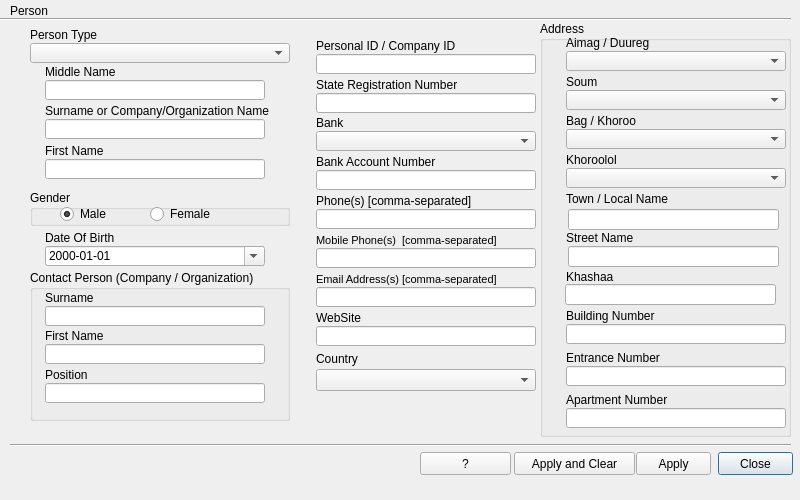
<?xml version="1.0" encoding="UTF-8"?>
<ui version="4.0">
 <class>PersonDialog</class>
 <widget class="QDialog" name="PersonDialog">
  <property name="geometry">
   <rect>
    <x>0</x>
    <y>0</y>
    <width>800</width>
    <height>500</height>
   </rect>
  </property>
  <property name="minimumSize">
   <size>
    <width>800</width>
    <height>500</height>
   </size>
  </property>
  <property name="maximumSize">
   <size>
    <width>800</width>
    <height>500</height>
   </size>
  </property>
  <property name="windowTitle">
   <string>Dialog</string>
  </property>
  <property name="windowIcon">
   <iconset resource="resources.qrc">
    <normaloff>:/plugins/lm2/person.png</normaloff>:/plugins/lm2/person.png</iconset>
  </property>
  <widget class="QLabel" name="label">
   <property name="geometry">
    <rect>
     <x>10</x>
     <y>3</y>
     <width>521</width>
     <height>16</height>
    </rect>
   </property>
   <property name="text">
    <string>Person</string>
   </property>
  </widget>
  <widget class="QLabel" name="label_2">
   <property name="geometry">
    <rect>
     <x>30</x>
     <y>27</y>
     <width>260</width>
     <height>16</height>
    </rect>
   </property>
   <property name="text">
    <string>Person Type</string>
   </property>
  </widget>
  <widget class="QComboBox" name="person_type_cbox">
   <property name="geometry">
    <rect>
     <x>30</x>
     <y>43</y>
     <width>260</width>
     <height>20</height>
    </rect>
   </property>
  </widget>
  <widget class="QLineEdit" name="personal_id_edit">
   <property name="geometry">
    <rect>
     <x>316</x>
     <y>54</y>
     <width>220</width>
     <height>20</height>
    </rect>
   </property>
   <property name="maxLength">
    <number>100</number>
   </property>
  </widget>
  <widget class="QGroupBox" name="groupBox">
   <property name="geometry">
    <rect>
     <x>540</x>
     <y>21</y>
     <width>251</width>
     <height>416</height>
    </rect>
   </property>
   <property name="title">
    <string>Address</string>
   </property>
   <widget class="QComboBox" name="aimag_cbox">
    <property name="geometry">
     <rect>
      <x>26</x>
      <y>30</y>
      <width>220</width>
      <height>20</height>
     </rect>
    </property>
   </widget>
   <widget class="QLabel" name="label_3">
    <property name="geometry">
     <rect>
      <x>26</x>
      <y>14</y>
      <width>220</width>
      <height>16</height>
     </rect>
    </property>
    <property name="text">
     <string>Aimag / Duureg</string>
    </property>
   </widget>
   <widget class="QLabel" name="label_4">
    <property name="geometry">
     <rect>
      <x>26</x>
      <y>53</y>
      <width>220</width>
      <height>16</height>
     </rect>
    </property>
    <property name="text">
     <string>Soum</string>
    </property>
   </widget>
   <widget class="QComboBox" name="soum_cbox">
    <property name="geometry">
     <rect>
      <x>26</x>
      <y>69</y>
      <width>220</width>
      <height>20</height>
     </rect>
    </property>
   </widget>
   <widget class="QComboBox" name="bag_cbox">
    <property name="geometry">
     <rect>
      <x>26</x>
      <y>108</y>
      <width>220</width>
      <height>20</height>
     </rect>
    </property>
   </widget>
   <widget class="QLabel" name="label_5">
    <property name="geometry">
     <rect>
      <x>26</x>
      <y>92</y>
      <width>220</width>
      <height>16</height>
     </rect>
    </property>
    <property name="text">
     <string>Bag / Khoroo</string>
    </property>
   </widget>
   <widget class="QComboBox" name="khoroolol_cbox">
    <property name="geometry">
     <rect>
      <x>26</x>
      <y>147</y>
      <width>220</width>
      <height>20</height>
     </rect>
    </property>
   </widget>
   <widget class="QLabel" name="label_6">
    <property name="geometry">
     <rect>
      <x>26</x>
      <y>131</y>
      <width>220</width>
      <height>16</height>
     </rect>
    </property>
    <property name="text">
     <string>Khoroolol</string>
    </property>
   </widget>
   <widget class="QLabel" name="town_cbox_l">
    <property name="geometry">
     <rect>
      <x>26</x>
      <y>170</y>
      <width>220</width>
      <height>16</height>
     </rect>
    </property>
    <property name="text">
     <string>Town / Local Name</string>
    </property>
   </widget>
   <widget class="QLabel" name="label_12">
    <property name="geometry">
     <rect>
      <x>26</x>
      <y>209</y>
      <width>220</width>
      <height>16</height>
     </rect>
    </property>
    <property name="text">
     <string>Street Name</string>
    </property>
   </widget>
   <widget class="QLabel" name="label_19">
    <property name="geometry">
     <rect>
      <x>26</x>
      <y>248</y>
      <width>220</width>
      <height>16</height>
     </rect>
    </property>
    <property name="text">
     <string>Khashaa</string>
    </property>
   </widget>
   <widget class="QLabel" name="label_27">
    <property name="geometry">
     <rect>
      <x>26</x>
      <y>287</y>
      <width>220</width>
      <height>16</height>
     </rect>
    </property>
    <property name="text">
     <string>Building Number</string>
    </property>
   </widget>
   <widget class="QLineEdit" name="building_edit">
    <property name="geometry">
     <rect>
      <x>26</x>
      <y>303</y>
      <width>220</width>
      <height>20</height>
     </rect>
    </property>
   </widget>
   <widget class="QLineEdit" name="entrance_edit">
    <property name="geometry">
     <rect>
      <x>26</x>
      <y>345</y>
      <width>220</width>
      <height>20</height>
     </rect>
    </property>
    <property name="text">
     <string/>
    </property>
   </widget>
   <widget class="QLabel" name="label_28">
    <property name="geometry">
     <rect>
      <x>26</x>
      <y>329</y>
      <width>220</width>
      <height>16</height>
     </rect>
    </property>
    <property name="text">
     <string>Entrance Number</string>
    </property>
   </widget>
   <widget class="QLineEdit" name="apartment_edit">
    <property name="geometry">
     <rect>
      <x>26</x>
      <y>387</y>
      <width>220</width>
      <height>20</height>
     </rect>
    </property>
   </widget>
   <widget class="QLabel" name="label_29">
    <property name="geometry">
     <rect>
      <x>26</x>
      <y>371</y>
      <width>220</width>
      <height>16</height>
     </rect>
    </property>
    <property name="text">
     <string>Apartment Number</string>
    </property>
   </widget>
   <widget class="QLineEdit" name="street_name_edit">
    <property name="geometry">
     <rect>
      <x>28</x>
      <y>225</y>
      <width>211</width>
      <height>21</height>
     </rect>
    </property>
   </widget>
   <widget class="QLineEdit" name="town_edit">
    <property name="geometry">
     <rect>
      <x>28</x>
      <y>188</y>
      <width>211</width>
      <height>21</height>
     </rect>
    </property>
   </widget>
   <widget class="QLineEdit" name="khashaa_edit">
    <property name="geometry">
     <rect>
      <x>25</x>
      <y>263</y>
      <width>211</width>
      <height>21</height>
     </rect>
    </property>
   </widget>
  </widget>
  <widget class="QPushButton" name="close_button">
   <property name="geometry">
    <rect>
     <x>718</x>
     <y>452</y>
     <width>75</width>
     <height>23</height>
    </rect>
   </property>
   <property name="text">
    <string>Close</string>
   </property>
  </widget>
  <widget class="QPushButton" name="apply_button">
   <property name="geometry">
    <rect>
     <x>636</x>
     <y>452</y>
     <width>75</width>
     <height>23</height>
    </rect>
   </property>
   <property name="text">
    <string>Apply</string>
   </property>
  </widget>
  <widget class="QPushButton" name="help_button">
   <property name="geometry">
    <rect>
     <x>420</x>
     <y>452</y>
     <width>91</width>
     <height>23</height>
    </rect>
   </property>
   <property name="text">
    <string>?</string>
   </property>
  </widget>
  <widget class="QLabel" name="label_30">
   <property name="geometry">
    <rect>
     <x>316</x>
     <y>38</y>
     <width>220</width>
     <height>16</height>
    </rect>
   </property>
   <property name="text">
    <string>Personal ID / Company ID</string>
   </property>
  </widget>
  <widget class="QLineEdit" name="state_register_edit">
   <property name="geometry">
    <rect>
     <x>316</x>
     <y>93</y>
     <width>220</width>
     <height>20</height>
    </rect>
   </property>
   <property name="maxLength">
    <number>10</number>
   </property>
  </widget>
  <widget class="QLabel" name="label_31">
   <property name="geometry">
    <rect>
     <x>316</x>
     <y>77</y>
     <width>220</width>
     <height>16</height>
    </rect>
   </property>
   <property name="text">
    <string>State Registration Number</string>
   </property>
  </widget>
  <widget class="QLabel" name="label_32">
   <property name="geometry">
    <rect>
     <x>316</x>
     <y>115</y>
     <width>220</width>
     <height>16</height>
    </rect>
   </property>
   <property name="text">
    <string>Bank</string>
   </property>
  </widget>
  <widget class="QComboBox" name="bank_cbox">
   <property name="geometry">
    <rect>
     <x>316</x>
     <y>131</y>
     <width>220</width>
     <height>20</height>
    </rect>
   </property>
  </widget>
  <widget class="QLabel" name="account_label">
   <property name="geometry">
    <rect>
     <x>316</x>
     <y>154</y>
     <width>220</width>
     <height>16</height>
    </rect>
   </property>
   <property name="text">
    <string>Bank Account Number</string>
   </property>
  </widget>
  <widget class="QLineEdit" name="account_edit">
   <property name="geometry">
    <rect>
     <x>316</x>
     <y>170</y>
     <width>220</width>
     <height>20</height>
    </rect>
   </property>
  </widget>
  <widget class="QLabel" name="phone_label">
   <property name="geometry">
    <rect>
     <x>316</x>
     <y>193</y>
     <width>220</width>
     <height>16</height>
    </rect>
   </property>
   <property name="text">
    <string>Phone(s) [comma-separated]</string>
   </property>
  </widget>
  <widget class="QLineEdit" name="phone_edit">
   <property name="geometry">
    <rect>
     <x>316</x>
     <y>209</y>
     <width>220</width>
     <height>20</height>
    </rect>
   </property>
  </widget>
  <widget class="QLabel" name="label_35">
   <property name="geometry">
    <rect>
     <x>316</x>
     <y>232</y>
     <width>220</width>
     <height>16</height>
    </rect>
   </property>
   <property name="font">
    <font>
     <family>MS Shell Dlg 2</family>
     <pointsize>8</pointsize>
    </font>
   </property>
   <property name="text">
    <string>Mobile Phone(s)  [comma-separated]</string>
   </property>
  </widget>
  <widget class="QLineEdit" name="mobile_phone_edit">
   <property name="geometry">
    <rect>
     <x>316</x>
     <y>248</y>
     <width>220</width>
     <height>20</height>
    </rect>
   </property>
  </widget>
  <widget class="QLineEdit" name="email_edit">
   <property name="geometry">
    <rect>
     <x>316</x>
     <y>287</y>
     <width>220</width>
     <height>20</height>
    </rect>
   </property>
  </widget>
  <widget class="QLabel" name="label_36">
   <property name="geometry">
    <rect>
     <x>316</x>
     <y>271</y>
     <width>220</width>
     <height>16</height>
    </rect>
   </property>
   <property name="font">
    <font>
     <family>MS Shell Dlg 2</family>
     <pointsize>8</pointsize>
    </font>
   </property>
   <property name="text">
    <string>Email Address(s) [comma-separated]</string>
   </property>
  </widget>
  <widget class="QLineEdit" name="website_edit">
   <property name="geometry">
    <rect>
     <x>316</x>
     <y>326</y>
     <width>220</width>
     <height>20</height>
    </rect>
   </property>
  </widget>
  <widget class="QLabel" name="label_37">
   <property name="geometry">
    <rect>
     <x>316</x>
     <y>310</y>
     <width>220</width>
     <height>16</height>
    </rect>
   </property>
   <property name="text">
    <string>WebSite</string>
   </property>
  </widget>
  <widget class="Line" name="line">
   <property name="geometry">
    <rect>
     <x>0</x>
     <y>11</y>
     <width>791</width>
     <height>16</height>
    </rect>
   </property>
   <property name="orientation">
    <enum>Qt::Horizontal</enum>
   </property>
  </widget>
  <widget class="Line" name="line_2">
   <property name="geometry">
    <rect>
     <x>10</x>
     <y>437</y>
     <width>781</width>
     <height>16</height>
    </rect>
   </property>
   <property name="orientation">
    <enum>Qt::Horizontal</enum>
   </property>
  </widget>
  <widget class="QLineEdit" name="middle_name_edit">
   <property name="geometry">
    <rect>
     <x>45</x>
     <y>80</y>
     <width>220</width>
     <height>20</height>
    </rect>
   </property>
  </widget>
  <widget class="QLabel" name="label_39">
   <property name="geometry">
    <rect>
     <x>45</x>
     <y>64</y>
     <width>220</width>
     <height>16</height>
    </rect>
   </property>
   <property name="text">
    <string>Middle Name</string>
   </property>
  </widget>
  <widget class="QLabel" name="label_40">
   <property name="geometry">
    <rect>
     <x>45</x>
     <y>143</y>
     <width>220</width>
     <height>16</height>
    </rect>
   </property>
   <property name="text">
    <string>First Name</string>
   </property>
  </widget>
  <widget class="QLineEdit" name="first_name_edit">
   <property name="geometry">
    <rect>
     <x>45</x>
     <y>159</y>
     <width>220</width>
     <height>20</height>
    </rect>
   </property>
  </widget>
  <widget class="QGroupBox" name="groupBox_2">
   <property name="geometry">
    <rect>
     <x>30</x>
     <y>190</y>
     <width>260</width>
     <height>36</height>
    </rect>
   </property>
   <property name="title">
    <string>Gender</string>
   </property>
   <widget class="QRadioButton" name="male_rbutton">
    <property name="geometry">
     <rect>
      <x>30</x>
      <y>14</y>
      <width>91</width>
      <height>20</height>
     </rect>
    </property>
    <property name="text">
     <string>Male</string>
    </property>
    <property name="checked">
     <bool>true</bool>
    </property>
   </widget>
   <widget class="QRadioButton" name="female_rbutton">
    <property name="geometry">
     <rect>
      <x>120</x>
      <y>14</y>
      <width>69</width>
      <height>20</height>
     </rect>
    </property>
    <property name="text">
     <string>Female</string>
    </property>
   </widget>
  </widget>
  <widget class="QLabel" name="label_41">
   <property name="geometry">
    <rect>
     <x>45</x>
     <y>230</y>
     <width>220</width>
     <height>16</height>
    </rect>
   </property>
   <property name="text">
    <string>Date Of Birth</string>
   </property>
  </widget>
  <widget class="QDateEdit" name="date_of_birth_date">
   <property name="geometry">
    <rect>
     <x>45</x>
     <y>246</y>
     <width>220</width>
     <height>20</height>
    </rect>
   </property>
   <property name="locale">
    <locale language="Mongolian" country="Mongolia"/>
   </property>
   <property name="displayFormat">
    <string notr="true">yyyy-MM-dd</string>
   </property>
   <property name="calendarPopup">
    <bool>true</bool>
   </property>
  </widget>
  <widget class="QGroupBox" name="contact_person_group_box">
   <property name="enabled">
    <bool>true</bool>
   </property>
   <property name="geometry">
    <rect>
     <x>30</x>
     <y>270</y>
     <width>260</width>
     <height>151</height>
    </rect>
   </property>
   <property name="title">
    <string>Contact Person (Company / Organization)</string>
   </property>
   <widget class="QLabel" name="contact_surname_label">
    <property name="geometry">
     <rect>
      <x>15</x>
      <y>20</y>
      <width>220</width>
      <height>16</height>
     </rect>
    </property>
    <property name="text">
     <string>Surname</string>
    </property>
   </widget>
   <widget class="QLabel" name="label_43">
    <property name="geometry">
     <rect>
      <x>15</x>
      <y>97</y>
      <width>220</width>
      <height>16</height>
     </rect>
    </property>
    <property name="text">
     <string>Position</string>
    </property>
   </widget>
   <widget class="QLineEdit" name="contact_surname_edit">
    <property name="geometry">
     <rect>
      <x>15</x>
      <y>36</y>
      <width>220</width>
      <height>20</height>
     </rect>
    </property>
   </widget>
   <widget class="QLineEdit" name="contact_position_edit">
    <property name="geometry">
     <rect>
      <x>15</x>
      <y>113</y>
      <width>220</width>
      <height>20</height>
     </rect>
    </property>
   </widget>
   <widget class="QLabel" name="label_44">
    <property name="geometry">
     <rect>
      <x>15</x>
      <y>58</y>
      <width>220</width>
      <height>16</height>
     </rect>
    </property>
    <property name="text">
     <string>First Name</string>
    </property>
   </widget>
   <widget class="QLineEdit" name="contact_first_name_edit">
    <property name="geometry">
     <rect>
      <x>15</x>
      <y>74</y>
      <width>220</width>
      <height>20</height>
     </rect>
    </property>
   </widget>
  </widget>
  <widget class="QLabel" name="error_label">
   <property name="geometry">
    <rect>
     <x>30</x>
     <y>450</y>
     <width>391</width>
     <height>41</height>
    </rect>
   </property>
   <property name="text">
    <string/>
   </property>
   <property name="wordWrap">
    <bool>true</bool>
   </property>
  </widget>
  <widget class="QLabel" name="status_label">
   <property name="geometry">
    <rect>
     <x>30</x>
     <y>460</y>
     <width>211</width>
     <height>20</height>
    </rect>
   </property>
   <property name="text">
    <string/>
   </property>
  </widget>
  <widget class="QPushButton" name="apply_clear_button">
   <property name="geometry">
    <rect>
     <x>514</x>
     <y>452</y>
     <width>121</width>
     <height>23</height>
    </rect>
   </property>
   <property name="text">
    <string>Apply and Clear</string>
   </property>
  </widget>
  <widget class="QLineEdit" name="surname_company_edit">
   <property name="geometry">
    <rect>
     <x>45</x>
     <y>119</y>
     <width>220</width>
     <height>20</height>
    </rect>
   </property>
   <property name="inputMask">
    <string/>
   </property>
  </widget>
  <widget class="QLabel" name="label_38">
   <property name="geometry">
    <rect>
     <x>45</x>
     <y>103</y>
     <width>239</width>
     <height>16</height>
    </rect>
   </property>
   <property name="text">
    <string>Surname or Company/Organization Name</string>
   </property>
  </widget>
  <widget class="QComboBox" name="country_cbox">
   <property name="geometry">
    <rect>
     <x>316</x>
     <y>369</y>
     <width>220</width>
     <height>22</height>
    </rect>
   </property>
  </widget>
  <widget class="QLabel" name="label_7">
   <property name="geometry">
    <rect>
     <x>316</x>
     <y>351</y>
     <width>211</width>
     <height>16</height>
    </rect>
   </property>
   <property name="text">
    <string>Country</string>
   </property>
  </widget>
  <zorder>error_label</zorder>
  <zorder>label</zorder>
  <zorder>label_2</zorder>
  <zorder>person_type_cbox</zorder>
  <zorder>personal_id_edit</zorder>
  <zorder>groupBox</zorder>
  <zorder>close_button</zorder>
  <zorder>apply_button</zorder>
  <zorder>help_button</zorder>
  <zorder>label_30</zorder>
  <zorder>state_register_edit</zorder>
  <zorder>label_31</zorder>
  <zorder>label_32</zorder>
  <zorder>bank_cbox</zorder>
  <zorder>account_label</zorder>
  <zorder>account_edit</zorder>
  <zorder>phone_label</zorder>
  <zorder>phone_edit</zorder>
  <zorder>label_35</zorder>
  <zorder>mobile_phone_edit</zorder>
  <zorder>email_edit</zorder>
  <zorder>label_36</zorder>
  <zorder>website_edit</zorder>
  <zorder>label_37</zorder>
  <zorder>line</zorder>
  <zorder>line_2</zorder>
  <zorder>middle_name_edit</zorder>
  <zorder>label_39</zorder>
  <zorder>label_40</zorder>
  <zorder>first_name_edit</zorder>
  <zorder>groupBox_2</zorder>
  <zorder>label_41</zorder>
  <zorder>date_of_birth_date</zorder>
  <zorder>contact_person_group_box</zorder>
  <zorder>status_label</zorder>
  <zorder>apply_clear_button</zorder>
  <zorder>surname_company_edit</zorder>
  <zorder>label_38</zorder>
  <zorder>country_cbox</zorder>
  <zorder>label_7</zorder>
 </widget>
 <tabstops>
  <tabstop>person_type_cbox</tabstop>
  <tabstop>middle_name_edit</tabstop>
  <tabstop>surname_company_edit</tabstop>
  <tabstop>first_name_edit</tabstop>
  <tabstop>male_rbutton</tabstop>
  <tabstop>female_rbutton</tabstop>
  <tabstop>date_of_birth_date</tabstop>
  <tabstop>contact_surname_edit</tabstop>
  <tabstop>contact_first_name_edit</tabstop>
  <tabstop>contact_position_edit</tabstop>
  <tabstop>personal_id_edit</tabstop>
  <tabstop>state_register_edit</tabstop>
  <tabstop>bank_cbox</tabstop>
  <tabstop>account_edit</tabstop>
  <tabstop>phone_edit</tabstop>
  <tabstop>mobile_phone_edit</tabstop>
  <tabstop>email_edit</tabstop>
  <tabstop>website_edit</tabstop>
  <tabstop>aimag_cbox</tabstop>
  <tabstop>soum_cbox</tabstop>
  <tabstop>bag_cbox</tabstop>
  <tabstop>khoroolol_cbox</tabstop>
  <tabstop>town_edit</tabstop>
  <tabstop>street_name_edit</tabstop>
  <tabstop>khashaa_edit</tabstop>
  <tabstop>building_edit</tabstop>
  <tabstop>entrance_edit</tabstop>
  <tabstop>apartment_edit</tabstop>
  <tabstop>apply_button</tabstop>
  <tabstop>close_button</tabstop>
  <tabstop>apply_clear_button</tabstop>
  <tabstop>help_button</tabstop>
 </tabstops>
 <resources>
  <include location="resources.qrc"/>
 </resources>
 <connections/>
</ui>
